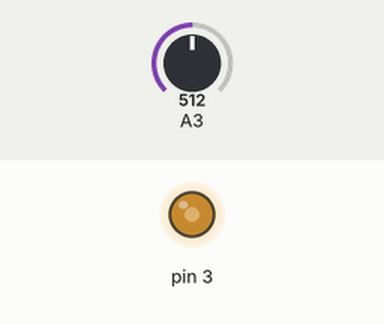
Simulated run of this sketch. Board: Arduino Uno, built with avr-gcc and run on an emulated ATmega328P. Parts: output pins drawn as LEDs (lit = HIGH). Inputs (shaded band) come from the test bench; at power-on: A3 = 512.

Above: at 1.2 s.
1.3 s: A3 set to 716
At 2.4 s:
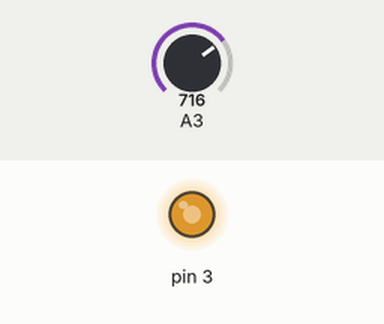
2.8 s: A3 set to 900
At 3.6 s:
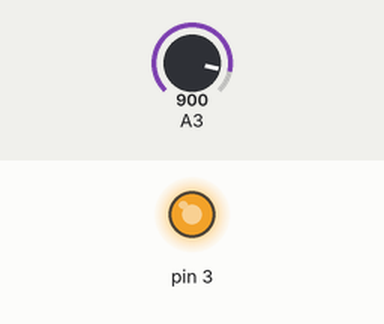
4.3 s: A3 set to 122
At 4.7 s:
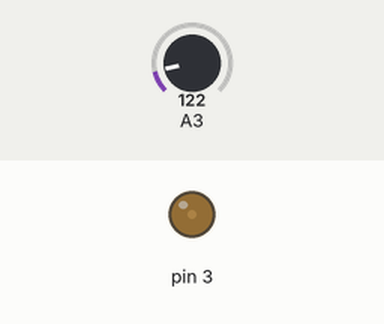
5.8 s: A3 set to 0
At 7.1 s:
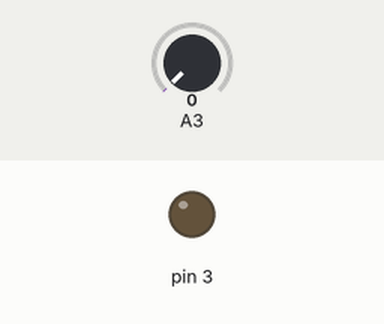
Timing chart, 0 to 8.3 s (numbered marks = the images above; inputs shaded):
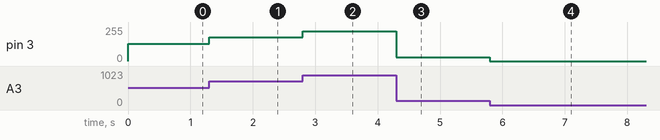

The sketch:

SliderMotor.ino
```cpp
void setup() {
  // put your setup code here, to run once:
  analogWrite(3, 0);
}

void loop() {
  // put your main code here, to run repeatedly:
  int slider = analogRead(3)/4;
  analogWrite(3, slider);

  for(int i = 0; i < 5; i++) {
    if(slider > (51 * i)) {
      digitalWrite(i + 4, HIGH);
    }
    else {
      digitalWrite(i + 4, LOW);
    }
  }
}
```

Measured:
- after the input at 1.3 s, pin 3: 128/255 → 179/255 at once
- after the input at 2.8 s, pin 3: 179/255 → 225/255 at once
- after the input at 4.3 s, pin 3: 225/255 → 30/255 at once
- after the input at 5.8 s, pin 3: 30/255 → 0/255 at once
